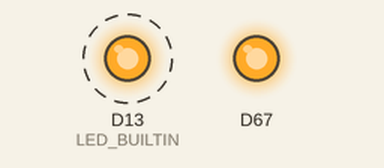
Bench run of a sketch on a simulated Arduino Due. Shown: output pins drawn as LEDs (lit = HIGH). Dashed ring = blinking.

Above: at 0.2 s.
Timing chart, 0 to 3.0 s (numbered marks = the images above):
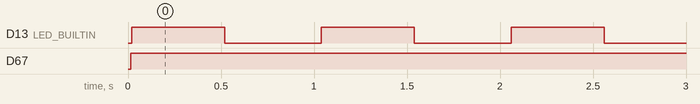

The sketch:

WriteAnalogVoltage.ino
```cpp
void setup() {
    pinMode(LED_BUILTIN, OUTPUT);
    analogWriteResolution(12);
}

void loop() {
    analogWrite(DAC1, 0);
    delay(5);

    analogWrite(DAC1, 1023);
    delay(5);

    analogWrite(DAC1, 2047);
    delay(5);

    analogWrite(DAC1, 4095);
    delay(5);

    digitalWrite(LED_BUILTIN, HIGH);
    delay(500);
    digitalWrite(LED_BUILTIN, LOW);
    delay(500);
}
```

Measured:
- by itself, D13 (LED_BUILTIN): alternates HIGH for 0.50 s and LOW for 0.52 s
- by itself, D67: LOW → HIGH at 0.02 s
- by itself, everything shown: repeats every 1.0 s, in 3 steps
